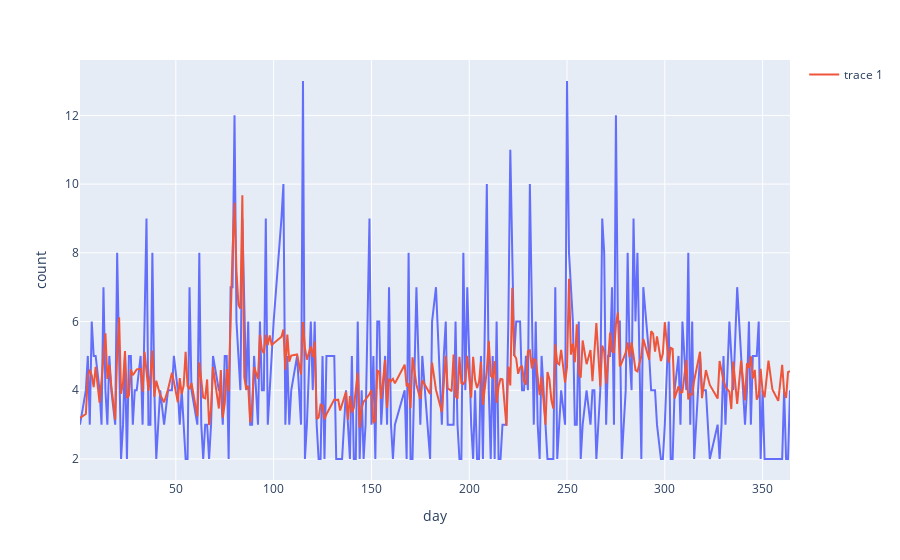

Notebook code for this chart:
### Code cell
import plotly.express as px
fig = px.line(one_row, x="day", y="count")
fig.add_scatter(x=one_row["day"], y=one_row["predicted"], mode="lines")
fig.show()

### Figure 1 — Plotly figure (JSON) as saved in the notebook; plotly's stock layout.template omitted (floating-point values rounded to 4 significant figures; data arrays with more than 128 entries replaced by an {"elided": "..."} marker saying what was removed)
{"data": [{"hovertemplate": "day=%{x}<br>count=%{y}<extra></extra>", "legendgroup": "", "line": {"color": "#636efa", "dash": "solid"}, "mode": "lines", "name": "", "orientation": "v", "showlegend": false, "type": "scatter", "x": {"elided": "292 int values"}, "xaxis": "x", "y": {"elided": "292 int values"}, "yaxis": "y"}, {"mode": "lines", "type": "scatter", "x": {"elided": "292 int values"}, "y": {"elided": "292 float values"}}], "layout": {"legend": {"tracegroupgap": 0}, "margin": {"t": 60}, "xaxis": {"anchor": "y", "domain": [0, 1], "title": {"text": "day"}}, "yaxis": {"anchor": "x", "domain": [0, 1], "title": {"text": "count"}}}}
